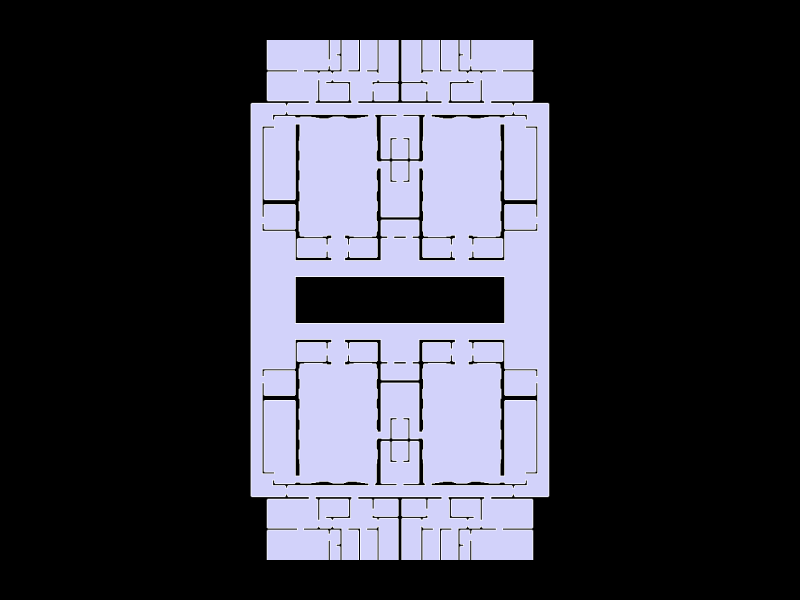

The notebook cell this image was saved under:
### Markdown cell above
## //05 Visualize Geometry
> Raw floor plan — single face, no grid.

### Code cell
Topology.Show(police_station,
              camera=[0,0,6],
              faceColor=[210,210,250],
              faceOpacity=1,
              edgeColor="white",
              edgeWidth=3,
              showVertices=False,
              backgroundColor="black",
              width=800,
              height=600,
              renderer = renderer)

### Figure 1 — Plotly figure (JSON) as saved in the notebook; plotly's stock layout.template omitted (floating-point values rounded to 4 significant figures; data arrays with more than 128 entries replaced by an {"elided": "..."} marker saying what was removed)
{"data": [{"hoverinfo": "text", "legendgroup": "2", "legendrank": 2, "line": {"color": "white", "dash": "solid", "width": 3}, "marker": {"size": 0}, "mode": "lines", "name": "1: Untitled (Edges)", "showlegend": false, "text": "", "type": "scatter3d", "x": {"elided": "3192 float values"}, "y": {"elided": "3192 float values"}, "z": {"elided": "3192 int values"}}, {"cmax": 1, "cmin": 0, "color": "#D2D2FA", "colorscale": [[0, "#440154"], [0.1111, "#482878"], [0.2222, "#3e4989"], [0.3333, "#31688e"], [0.4444, "#26828e"], [0.5556, "#1f9e89"], [0.6667, "#35b779"], [0.7778, "#6ece58"], [0.8889, "#b5de2b"], [1, "#fde725"]], "flatshading": true, "hoverinfo": "text", "hovertext": "", "i": {"elided": "1100 int values"}, "j": {"elided": "1100 int values"}, "k": {"elided": "1100 int values"}, "legendgroup": "3", "legendrank": 3, "lighting": {"facenormalsepsilon": 0}, "name": "1: Untitled (Faces)", "opacity": 1, "showlegend": false, "showscale": false, "text": "", "type": "mesh3d", "x": {"elided": "1064 float values"}, "y": {"elided": "1064 float values"}, "z": {"elided": "1064 int values"}}], "layout": {"autosize": true, "height": 600, "margin": {"b": 40, "l": 40, "r": 40, "t": 40}, "paper_bgcolor": "#000000", "plot_bgcolor": "#000000", "scene": {"aspectmode": "data", "camera": {"center": {"x": 0, "y": 0, "z": 0}, "eye": {"x": 0, "y": 0, "z": 6}, "projection": {"type": "perspective"}, "up": {"x": 0, "y": 1, "z": 0}}, "xaxis": {"visible": false}, "yaxis": {"visible": false}, "zaxis": {"visible": false}}, "showlegend": true, "width": 800, "xaxis": {"showgrid": false, "visible": false, "zeroline": false}, "yaxis": {"showgrid": false, "visible": false, "zeroline": false}}}
